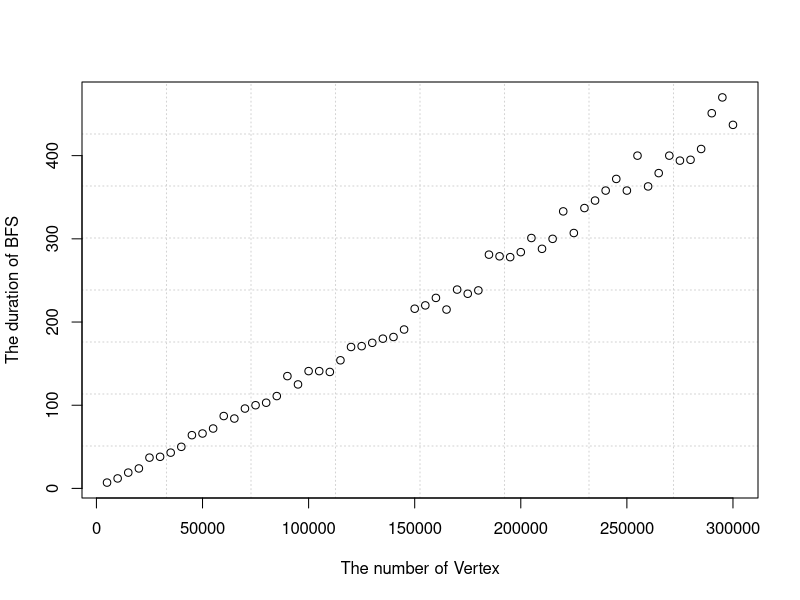

The R source for this figure:
di <- read.table("result.csv", sep=",", header=T)
head(di)
plot(
    di$Vertex, 
    di$BFS_Time_ms, 
    xlab = "The number of Vertex",
    ylab = "The duration of BFS",
    panel.first=grid(8,8)
    )